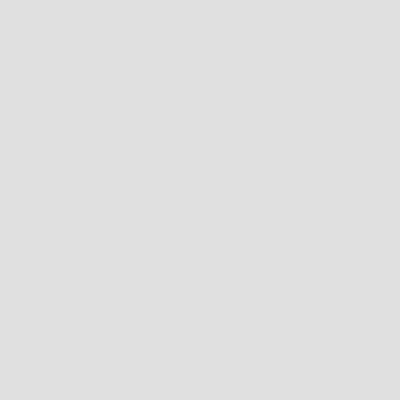
Frame 1 (no input)
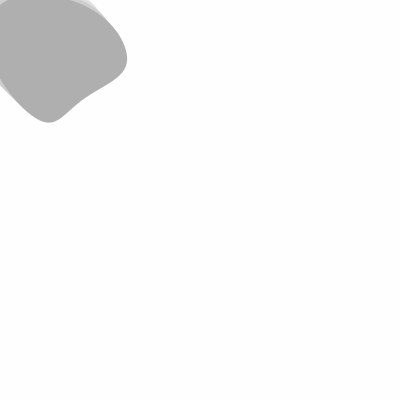
Frame 60 (the mouse pressed at the canvas centre just before this capture)
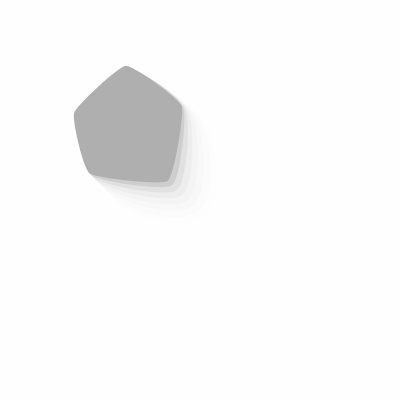
Frame 120 (the mouse held since frame 60 and released just before this capture)

The Processing sketch that drew these frames (run headless with seeded random() and noise(); from frame 60 on, the mouse is pressed at the canvas centre):

// Processing sketch: code1119
// ── code1119.pde
/* Hybrid Springy Dude-
 "a polygon with attitude" */
// center point
float centerX = 0, centerY = 0;
float radius = 60, rotAngle = -90;
float accelX, accelY;
float springing = .0085, damping = .98;

//corner nodes
int nodes = 5;
float nodeStartX[] = new float[nodes];
float nodeStartY[] = new float[nodes];
float[]nodeX = new float[nodes];
float[]nodeY = new float[nodes];
float[]angle = new float[nodes];
float[]frequency = new float[nodes];
// soft-body dynamics
float organicConstant = 1;

void setup(){
  size(400, 400);
  //center shape in window
  centerX = width/2;
  centerY = height/2;
  // iniitalize frequencies for corner nodes
  for (int i=0; i<nodes; i++){
    frequency[i] = random(5, 12);
  }
  noStroke();
  frameRate(30);
}

void draw(){
  //fade background
  fill(255, 100);
  rect(0,0,width, height);
  drawShape();
  moveShape();
}

void drawShape(){
  //  calculate node  starting locations
  for (int i=0; i<nodes; i++){
    nodeStartX[i] = centerX+cos(radians(rotAngle))*radius;
    nodeStartY[i] = centerY+sin(radians(rotAngle))*radius;
    rotAngle += 360.0/nodes;
  }

  // draw polygon
  curveTightness(organicConstant);
  fill(175);
  beginShape();
  for (int i=0; i<nodes; i++){
    curveVertex(nodeX[i], nodeY[i]);
  }
  for (int i=0; i<nodes-1; i++){
    curveVertex(nodeX[i], nodeY[i]);
  }
  endShape(CLOSE);
}

void moveShape(){
  //move center point
  float deltaX = mouseX-centerX;
  float deltaY = mouseY-centerY;

  // create springing effect
  deltaX *= springing;
  deltaY *= springing;
  accelX += deltaX;
  accelY += deltaY;

  // move predator's center
  centerX += accelX;
  centerY += accelY;

  // slow down springing
  accelX *= damping;
  accelY *= damping;

  // change curve tightness
  organicConstant = 1-((abs(accelX)+abs(accelY))*.1);

  //move nodes
  for (int i=0; i<nodes; i++){
    nodeX[i] = nodeStartX[i]+sin(radians(angle[i]))*(accelX*2);
    nodeY[i] = nodeStartY[i]+sin(radians(angle[i]))*(accelY*2);
    angle[i]+=frequency[i];
  }
}
